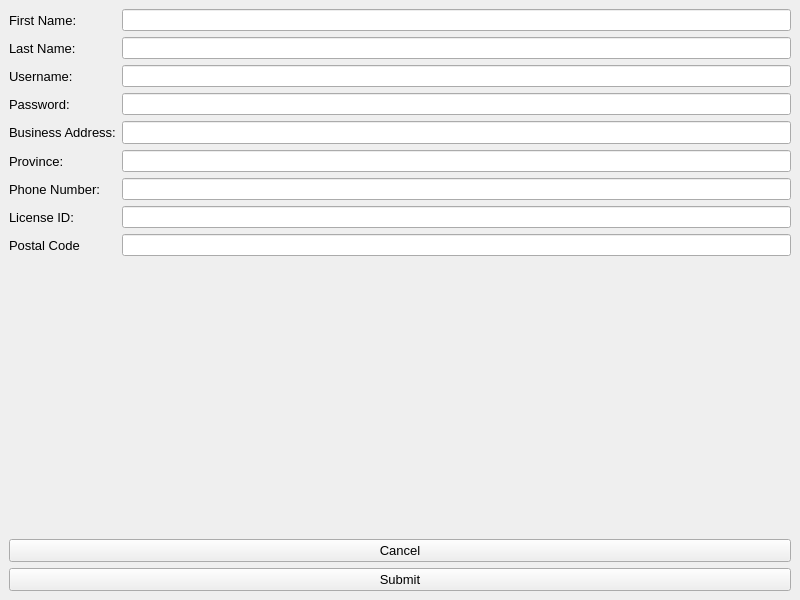
<?xml version="1.0" encoding="UTF-8"?>
<ui version="4.0">
 <class>PetSellerWindow</class>
 <widget class="QMainWindow" name="PetSellerWindow">
  <property name="geometry">
   <rect>
    <x>0</x>
    <y>0</y>
    <width>800</width>
    <height>600</height>
   </rect>
  </property>
  <property name="windowTitle">
   <string>Pet Seller SignUp</string>
  </property>
  <widget class="QWidget" name="centralWidget">
   <layout class="QVBoxLayout" name="verticalLayout">
    <item>
     <layout class="QFormLayout">
      <item row="0" column="0">
       <widget class="QLabel" name="labelFirstName">
        <property name="font">
         <font>
          <pointsize>10</pointsize>
         </font>
        </property>
        <property name="text">
         <string>First Name:</string>
        </property>
       </widget>
      </item>
      <item row="0" column="1">
       <widget class="QLineEdit" name="lineEditFirstName"/>
      </item>
      <item row="1" column="0">
       <widget class="QLabel" name="labelLastName">
        <property name="font">
         <font>
          <pointsize>10</pointsize>
         </font>
        </property>
        <property name="text">
         <string>Last Name:</string>
        </property>
       </widget>
      </item>
      <item row="1" column="1">
       <widget class="QLineEdit" name="lineEditLastName"/>
      </item>
      <item row="2" column="0">
       <widget class="QLabel" name="labelUsername">
        <property name="font">
         <font>
          <pointsize>10</pointsize>
         </font>
        </property>
        <property name="text">
         <string>Username:</string>
        </property>
       </widget>
      </item>
      <item row="2" column="1">
       <widget class="QLineEdit" name="lineEditUsername"/>
      </item>
      <item row="3" column="0">
       <widget class="QLabel" name="labelPassword">
        <property name="font">
         <font>
          <pointsize>10</pointsize>
         </font>
        </property>
        <property name="text">
         <string>Password:</string>
        </property>
       </widget>
      </item>
      <item row="3" column="1">
       <widget class="QLineEdit" name="lineEditPassword"/>
      </item>
      <item row="4" column="0">
       <widget class="QLabel" name="labelBusinessAddress">
        <property name="font">
         <font>
          <pointsize>10</pointsize>
         </font>
        </property>
        <property name="text">
         <string>Business Address:</string>
        </property>
       </widget>
      </item>
      <item row="4" column="1">
       <widget class="QLineEdit" name="lineEditBusinessAddress">
        <property name="font">
         <font>
          <pointsize>10</pointsize>
         </font>
        </property>
       </widget>
      </item>
      <item row="5" column="0">
       <widget class="QLabel" name="labelProvince">
        <property name="font">
         <font>
          <pointsize>10</pointsize>
         </font>
        </property>
        <property name="text">
         <string>Province:</string>
        </property>
       </widget>
      </item>
      <item row="5" column="1">
       <widget class="QLineEdit" name="lineEditProvince"/>
      </item>
      <item row="6" column="0">
       <widget class="QLabel" name="labelPhoneNumber">
        <property name="font">
         <font>
          <pointsize>10</pointsize>
         </font>
        </property>
        <property name="text">
         <string>Phone Number:</string>
        </property>
       </widget>
      </item>
      <item row="6" column="1">
       <widget class="QLineEdit" name="lineEditPhoneNumber"/>
      </item>
      <item row="7" column="0">
       <widget class="QLabel" name="labelLicenseID">
        <property name="font">
         <font>
          <pointsize>10</pointsize>
         </font>
        </property>
        <property name="text">
         <string>License ID:</string>
        </property>
       </widget>
      </item>
      <item row="7" column="1">
       <widget class="QLineEdit" name="lineEditLicenseID"/>
      </item>
      <item row="8" column="0">
       <widget class="QLabel" name="labelPostalCode">
        <property name="font">
         <font>
          <pointsize>10</pointsize>
         </font>
        </property>
        <property name="text">
         <string>Postal Code</string>
        </property>
       </widget>
      </item>
      <item row="8" column="1">
       <widget class="QLineEdit" name="lineEditPostalCode"/>
      </item>
     </layout>
    </item>
    <item>
     <spacer name="verticalSpacer">
      <property name="orientation">
       <enum>Qt::Vertical</enum>
      </property>
      <property name="sizeHint" stdset="0">
       <size>
        <width>20</width>
        <height>40</height>
       </size>
      </property>
     </spacer>
    </item>
    <item>
     <widget class="QPushButton" name="pushButtonCancel">
      <property name="font">
       <font>
        <pointsize>10</pointsize>
       </font>
      </property>
      <property name="text">
       <string>Cancel</string>
      </property>
     </widget>
    </item>
    <item>
     <widget class="QPushButton" name="pushButtonSubmit">
      <property name="font">
       <font>
        <pointsize>10</pointsize>
       </font>
      </property>
      <property name="text">
       <string>Submit</string>
      </property>
     </widget>
    </item>
   </layout>
  </widget>
 </widget>
 <resources/>
 <connections/>
</ui>
